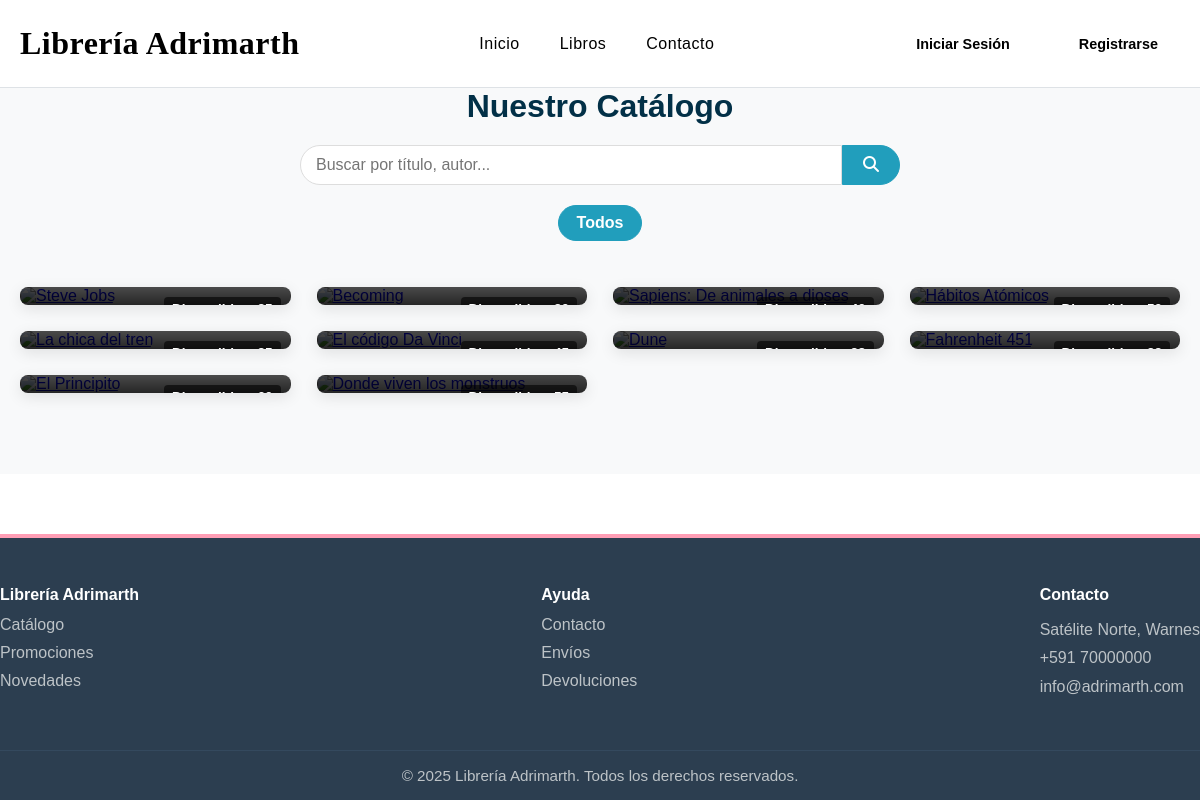
/cliente/pages/libros.php, run on an earlier commit of the app's database.
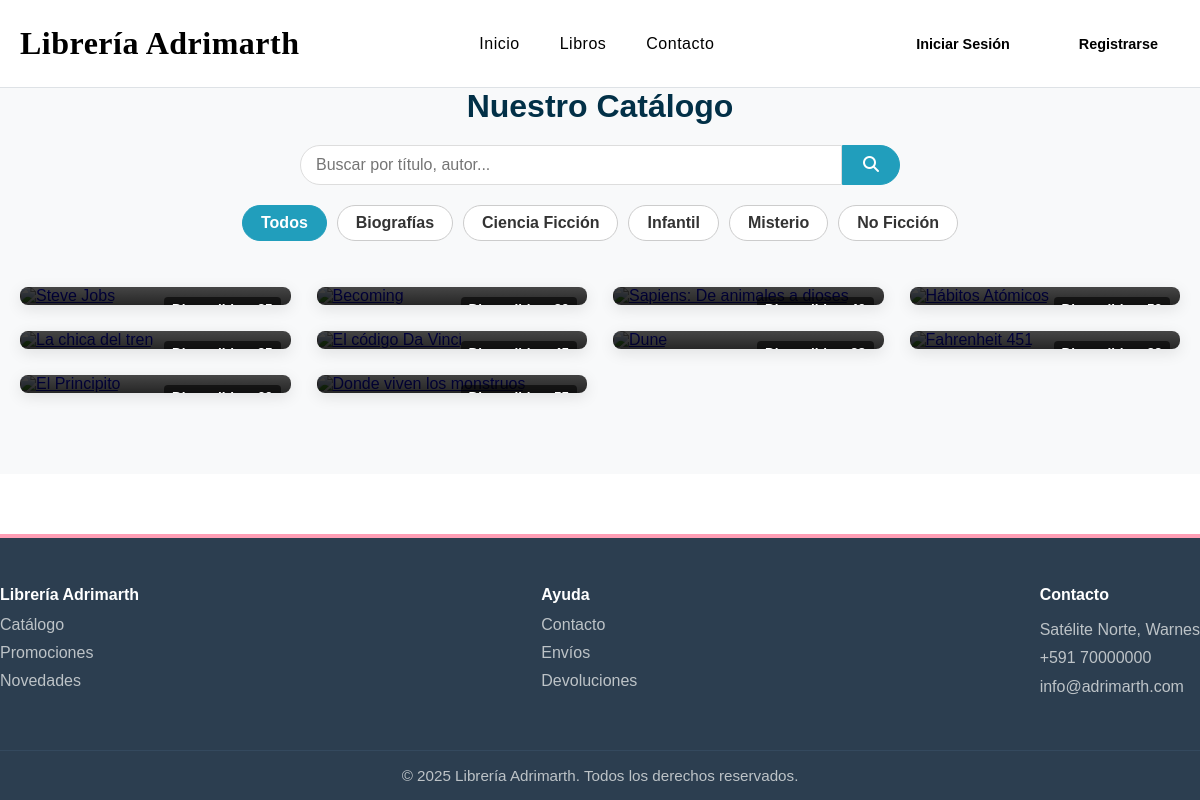
And on a later commit of the database.
### tables this page shows
CREATE TABLE generos (
    id INT AUTO_INCREMENT PRIMARY KEY,
    nombre VARCHAR(50) NOT NULL,
    descripcion TEXT
);

### auth/session.php (called while the page is built, shortened)
<?php
function isLoggedIn() {
    return isset($_SESSION['usuario_id']);
}
?>

### cliente/controllers/libros_controller.php (called while the page is built, shortened)
<?php
require_once __DIR__ . '/../../config/database.php';
require_once __DIR__ . '/../../auth/session.php';
require_once __DIR__ . '/../../administrador/models/Libro.php';
$libroModel = new LibroModel($pdo);
$page_title = 'Nuestro Catálogo';
$genero_filtro = $_GET['genero'] ?? '';
$buscar_filtro = $_GET['buscar'] ?? '';
$filtros = [
    'genero_id' => $genero_filtro,
    'buscar' => $buscar_filtro,
    'activo' => 1
];
$libros = $libroModel->getAll($filtros);
$generos = $libroModel->getGeneros();
?>

### administrador/models/Libro.php (called while the page is built, shortened)
<?php
class LibroModel {
    private $pdo;
    public function __construct($pdo) {
        $this->pdo = $pdo;
    }
    public function getAll($filtros = []) {
        $where_conditions = [];
        $params = [];
        $limit_sql = '';
        if (isset($filtros['activo'])) {
            $where_conditions[] = 'p.activo = ?';
            $params[] = $filtros['activo'];
        }
        $sql_where = '';
        if (!empty($where_conditions)) {
            $sql_where = 'WHERE ' . implode(' AND ', $where_conditions);
        }
        $sql = "SELECT p.*, c.nombre as genero_nombre
                FROM libros p
                LEFT JOIN generos c ON p.genero_id = c.id
                {$sql_where}
                ORDER BY p.fecha_creacion DESC
                {$limit_sql}";
        $stmt = $this->pdo->prepare($sql);
        $stmt->execute($params);
        return $stmt->fetchAll();
    }
    public function getGeneros() {
        $stmt = $this->pdo->query("SELECT * FROM generos ORDER BY nombre");
        return $stmt->fetchAll();
    }
}
?>

### cliente/pages/libros.php (the view, shortened to what this page needs)
<?php
require_once '../controllers/libros_controller.php';
$page_specific_styles = '<link rel="stylesheet" href="/proyecto-01/cliente/styles/lista-libros.css">';
include '../../public/componentes/header.php';
?>
<main class="container">
    <h1><?php echo htmlspecialchars($page_title); ?></h1>
    <div class="search-bar">
        <form action="/proyecto-01/cliente/pages/libros.php" method="GET">
            <input type="text" name="buscar" placeholder="Buscar por título, autor..." value="<?php echo htmlspecialchars($buscar_filtro); ?>">
            <button type="submit"><i class="fas fa-search"></i></button>
        </form>
    </div>
    <div class="filters">
        <a href="/proyecto-01/cliente/pages/libros.php" class="filter-btn <?php echo !$genero_filtro ? 'active' : ''; ?>">
            Todos
        </a>
        <?php foreach ($generos as $genero): ?>
            <a href="/proyecto-01/cliente/pages/libros.php?genero=<?php echo $genero['id']; ?>"
                class="filter-btn <?php echo $genero_filtro == $genero['id'] ? 'active' : ''; ?>">
                <?php echo htmlspecialchars($genero['nombre']); ?>
            </a>
        <?php endforeach; ?>
    </div>
    <div class="libros-grid">
        <?php if (empty($libros)): ?>
            <p>No se encontraron libros que coincidan con tu búsqueda.</p>
        <?php else: ?>
            <?php foreach ($libros as $libro): ?>
                <div class="libro-card">
                    <p class="stock <?php echo ($libro['stock'] <= 5 && $libro['stock'] > 0) ? 'low-stock' : ''; ?>">
                    </p>
                    <a href="/proyecto-01/cliente/pages/libro_detalle.php?id=<?php echo $libro['id']; ?>">
                    </a>
                    <div class="libro-info">
                        <p class="price"><?php echo formatPrice($libro['precio']); ?></p>
                    </div>
                </div>
            <?php endforeach; ?>
        <?php endif; ?>
    </div>
</main>
<?php
include '../../public/componentes/footer.php';
?>

### public/componentes/header.php (shortened to what this page needs)
<!DOCTYPE html>
<html lang="es">
<head>
    <link rel="stylesheet" href="/proyecto-01/cliente/styles/header.css">
    <link rel="stylesheet" href="/proyecto-01/public/global.css">
    <link rel="stylesheet" href="/proyecto-01/cliente/styles/footer.css">
    <link href="https://cdnjs.cloudflare.com/ajax/libs/font-awesome/6.4.0/css/all.min.css" rel="stylesheet">
    <?php echo $page_specific_styles ?? ''; ?>
</head>
<body>
    <header class="site-header">
        <div class="container header-container">
            <a href="/proyecto-01/cliente/pages/index.php" class="logo">Librería Adrimarth</a>
            <nav class="main-nav">
                <ul>
                    <li><a href="/proyecto-01/cliente/pages/index.php">Inicio</a></li>
<li><a href="/proyecto-01/cliente/pages/libros.php">Libros</a></li>
                    <li><a href="/proyecto-01/cliente/pages/contacto.php">Contacto</a></li>
                </ul>
            </nav>
            <div class="action-links">
                <?php if (isLoggedIn()): ?>
                    <a href="/proyecto-01/cliente/pages/carrito.php" class="icon-link cart-link" aria-label="Carrito">
                        <i class="fas fa-shopping-cart"></i>
                        <?php
                        $itemCount = getCartItemCount();
                        if ($itemCount > 0): ?>
                            <span class="cart-count"><?php echo $itemCount; ?></span>
                        <?php endif; ?>
                    </a>
                    <a href="/proyecto-01/cliente/pages/mis_pedidos.php" class="icon-link" aria-label="Mis Pedidos">
                        <i class="fas fa-receipt"></i>
                    </a>
                    <a href="/proyecto-01/cliente/pages/perfil.php" class="icon-link" aria-label="Mi Perfil">
                        <i class="fas fa-user"></i>
                    </a>
                    <?php if (isAdmin()): ?>
                        <a href="/proyecto-01/administrador/pages/index.php" class="icon-link" aria-label="Admin Panel">
                           <i class="fas fa-user-shield"></i>
                        </a>
                    <?php endif; ?>
                    <a href="/proyecto-01/auth/logout.php" class="icon-link" aria-label="Salir">
                        <i class="fas fa-sign-out-alt"></i>
                    </a>
                <?php else: ?>
                    <a href="/proyecto-01/auth/login.php" class="btn-login">Iniciar Sesión</a>
                    <a href="/proyecto-01/auth/registro.php" class="btn-register">Registrarse</a>
                <?php endif; ?>
            </div>
        </div>
    </header>

### public/componentes/footer.php
<footer class="site-footer">
  <div class="container footer-grid">
    <div class="footer-col">
      <h4>Librería Adrimarth</h4>
      <ul>
        <li><a href="/proyecto-01/cliente/pages/productos.php">Catálogo</a></li>
        <li><a href="#">Promociones</a></li>
        <li><a href="#">Novedades</a></li>
      </ul>
    </div>
    <div class="footer-col">
      <h4>Ayuda</h4>
      <ul>
        <li><a href="/proyecto-01/cliente/pages/contacto.php">Contacto</a></li>
        <li><a href="#">Envíos</a></li>
        <li><a href="#">Devoluciones</a></li>
      </ul>
    </div>
    <div class="footer-col">
      <h4>Contacto</h4>
      <address>
        Satélite Norte, Warnes<br>
        <a href="tel:+59170000000">+591 70000000</a><br>
        <a href="mailto:info@adrimarth.com">info@adrimarth.com</a>
      </address>
    </div>
  </div>
  <div class="footer-bottom">
    <div class="container">
      © 2025 Librería Adrimarth. Todos los derechos reservados.
    </div>
  </div>
</footer>

### cliente/styles/header.css (style rules this page uses)
body { font-family: 'Montserrat', sans-serif; }
.site-header { background-color: var(--off-white); padding: 25px 0; border-bottom: 1px solid #dee2e6; transition: box-shadow 0.3s ease; }
.header-container { display: flex; justify-content: space-between; align-items: center; }
.logo { font-family: 'Playfair Display', serif; font-size: 2rem; font-weight: 700; color: var(--prussian-blue); text-decoration: none; letter-spacing: 0.5px; }
.main-nav ul { display: flex; gap: 40px; list-style: none; margin: 0; padding: 0; }
.main-nav a { font-family: 'Montserrat', sans-serif; color: var(--prussian-blue); text-decoration: none; font-weight: 500; font-size: 1rem; letter-spacing: 0.5px; position: relative; padding-bottom: 8px; transition: color 0.3s; }
.main-nav a::after { content: ''; position: absolute; bottom: 0; left: 0; width: 0; height: 1px; background-color: var(--prussian-blue); transition: width 0.4s ease; }
.action-links { display: flex; align-items: center; gap: 25px; }
.btn-login, .btn-register { font-family: 'Montserrat', sans-serif; text-decoration: none; padding: 10px 22px; border-radius: 50px; font-weight: 600; font-size: 0.9rem; transition: all 0.3s; border: 1.5px solid var(--prussian-blue); }
.btn-login { color: var(--prussian-blue); }
.btn-register { background-color: var(--blue-green); color: var(--white); border-color: var(--blue-green); }

### public/global.css (style rules this page uses)
html { overflow-y: scroll; }
:root { --color-primary: #fb8500; --color-primary-dark: #e67300; --color-secondary: #219ebc; --color-accent: #ffb703; --color-dark: #023047; --color-light: #8ecae6; --color-white: #fff; --color-gray: #f8f9fa; --color-text: #495057; }
* { margin: 0; padding: 0; box-sizing: border-box; font-family: sans-serif; }
body { display: flex; flex-direction: column; min-height: 100vh; }
main { flex-grow: 1; }
.container { max-width: 1300px; min-width: 1200px; margin: 0 auto; padding: 0 20px; }

### cliente/styles/footer.css (style rules this page uses)
.site-footer { background-color: #2c3e50; color: #ecf0f1; margin-top: 60px; border-top: 4px solid var(--primary-color, #ff9eb5); }
.footer-grid { display: flex; gap: 48px; justify-content: space-between; padding: 48px 0; }
.footer-col h4 { margin: 0 0 12px; color: #ffffff; font-weight: bold; }
.footer-col ul { list-style: none; margin: 0; padding: 0; display: grid; gap: 10px; }
.footer-col a { color: #bdc3c7; text-decoration: none; transition: color 0.2s; }
.footer-col address { font-style: normal; color: #bdc3c7; line-height: 1.8; }
.footer-bottom { border-top: 1px solid #34495e; background-color: #2c3e50; text-align: center; padding: 16px 0; color: #bdc3c7; font-size: .95rem; }

### cliente/styles/lista-libros.css (style rules this page uses)
main { background-color: #f8f9fa; }
main h1 { color: #023047; text-align: center; margin-bottom: 20px; }
.search-bar { margin-bottom: 20px; }
.search-bar form { display: flex; width: 100%; max-width: 600px; margin: 0 auto; }
.search-bar input { flex-grow: 1; padding: 10px 15px; font-size: 1rem; border: 1px solid #ddd; border-radius: 50px 0 0 50px; outline: none; transition: border-color 0.2s; }
.search-bar button { padding: 10px 20px; font-size: 1rem; border: 1px solid #219ebc; background-color: #219ebc; color: white; border-radius: 0 50px 50px 0; cursor: pointer; transition: background-color 0.2s; }
.filters { display: flex; flex-wrap: wrap; gap: 10px; margin: 10px 0 20px; justify-content: center; padding-bottom: 6px; }
.filter-btn { display: inline-block; padding: 8px 18px; border-radius: 999px; font-weight: 600; text-decoration: none; white-space: nowrap; border: 1px solid #ccc; background: #fff; color: #333; transition: all 0.2s; }
.filter-btn.active { background: #219ebc; color: #fff; border-color: #219ebc; }
.libros-grid { display: grid; grid-template-columns: repeat(auto-fill, minmax(260px, 1fr)); gap: 26px; padding: 20px 0 10px; }
.libro-card { position: relative; overflow: hidden; border-radius: 8px; box-shadow: 0 4px 15px rgba(0, 0, 0, 0.1); transition: box-shadow 0.3s ease; background: #fff; }
.libro-card .libro-info { position: absolute; bottom: 0; left: 0; right: 0; padding: 2.5rem 1rem 1rem; background: linear-gradient(to top, rgba(0, 0, 0, 0.85) 0%, rgba(0, 0, 0, 0) 100%); text-align: center; transform: translateY(0); opacity: 1; transition: transform 0.4s ease, opacity 0.4s ease; }
.libro-card .price { font-weight: 700; color: #ffb703; font-size: 1.3rem; margin-top: 8px; }
.libro-card .stock { position: absolute; top: 10px; right: 10px; background-color: rgba(0, 0, 0, 0.6); color: #fff; padding: 4px 8px; border-radius: 4px; font-size: 0.85rem; font-weight: 600; z-index: 2; }

What changed in the data, as far as the page shows it:
added generos: nombre "Biografías"
added generos: nombre "Ciencia Ficción"
added generos: nombre "Infantil"
added generos: nombre "Misterio"
added generos: nombre "No Ficción"
